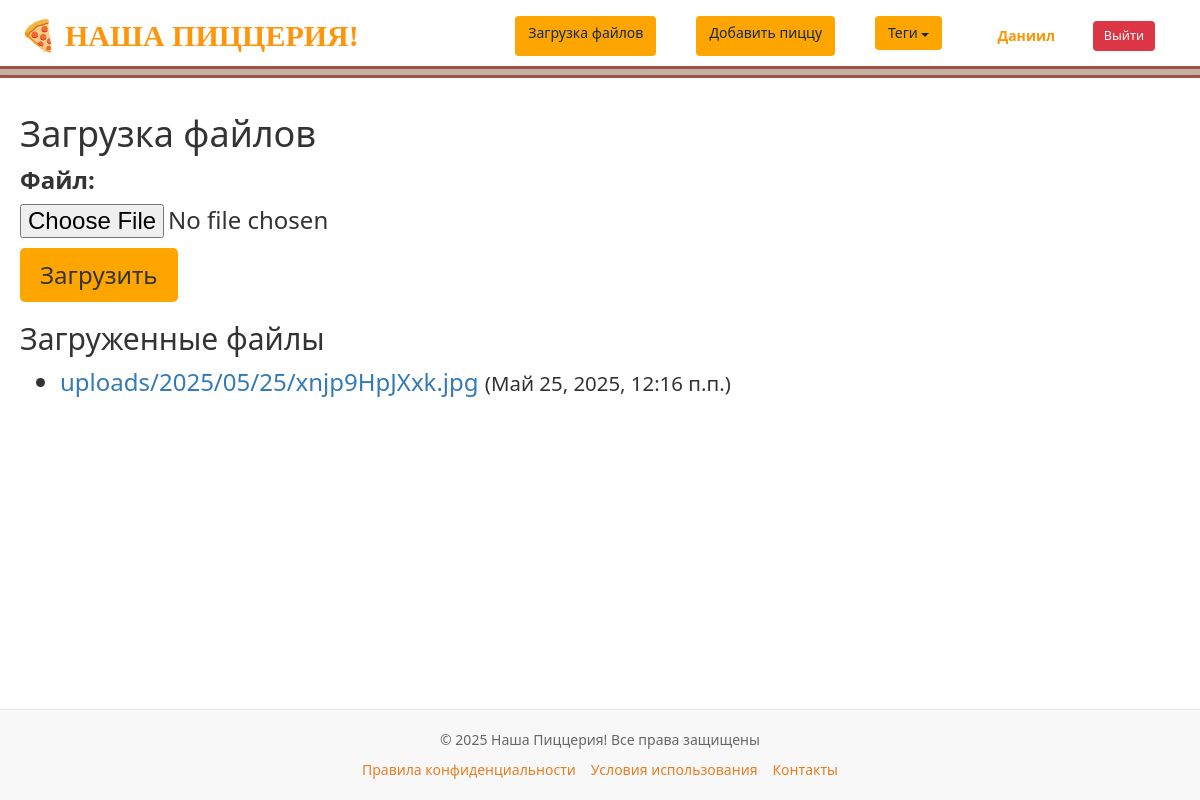
Screenshot of /about/ (signed in) with the database file from the repository.
### users/models.py (models this page shows)
class User(AbstractUser):
    photo = models.ImageField(upload_to="users/%Y/%m/%d/", blank=True, null=True, verbose_name="Фотография")
    date_birth = models.DateTimeField(blank=True, null=True, verbose_name="Дата рождения")

### homepage/models.py (models this page shows, shortened)
class UploadFiles(models.Model):
    file = models.FileField(upload_to='uploads/%Y/%m/%d/', verbose_name="Файл")
    uploaded_at = models.DateTimeField(auto_now_add=True, verbose_name="Дата загрузки")
    class Meta:
        verbose_name = "Загруженный файл"
        verbose_name_plural = "Загруженные файлы"

### homepage/views.py (the view)
# urls.py: path('about/', views.about, name='about'),
@login_required
def about(request):
    if request.method == "POST":
        form = UploadFileForm(request.POST, request.FILES)
        if form.is_valid():
            try:
                upload_dir = os.path.join(settings.MEDIA_ROOT, 'uploads')
                os.makedirs(upload_dir, exist_ok=True)
                fp = UploadFiles(file=request.FILES['file'])
                fp.save()
                messages.success(request, "Файл успешно загружен!")
                return redirect('about')
            except Exception as e:
                messages.error(request, f"Ошибка при загрузке файла: {str(e)}")
        else:
            messages.error(request, "Форма содержит ошибки")
    else:
        form = UploadFileForm()
    files = UploadFiles.objects.all().order_by('-uploaded_at')
    return render(request, 'homepage/homepage/about.html', {
        'title': 'О сайте',
        'form': form,
        'files': files
    })

### homepage/forms.py
class UploadFileForm(forms.Form):
    file = forms.FileField(label="Файл")

### homepage/templatetags/pizza_tags.py (called while the page is built)
@register.inclusion_tag('homepage/list_tags.html')
def show_tags():
    tags = TagPost.objects.all()
    return {'tags': tags}

### templates/homepage/homepage/about.html (shortened to what this page needs)
{% extends 'base.html' %}
{% load static %}
{% block content %}
<h1>Загрузка файлов</h1>
<form method="post" enctype="multipart/form-data">
    {{ form.as_p }}
    <button type="submit">Загрузить</button>
</form>
<h2>Загруженные файлы</h2>
<ul>
    {% for file in files %}
    <li>
        <a href="{{ file.file.url }}" target="_blank">{{ file.file.name }}</a>
        <small>({{ file.uploaded_at }})</small>
    </li>
    {% empty %}
    <li>Нет загруженных файлов</li>
    {% endfor %}
</ul>
{% endblock %}

### templates/base.html (shortened to what this page needs)
{% load pizza_tags %}
{% load static %}
<!DOCTYPE html>
<html lang="ru">
<head>
    <link rel="stylesheet" href="{% static 'css/styles.css' %}">
    <link rel="stylesheet" href="https://maxcdn.bootstrapcdn.com/bootstrap/3.4.1/css/bootstrap.min.css">
</head>
<body>
    <header class="header">
    <div class="header-container">
        <a href="/" class="header-brand" style="text-decoration: none; color: #ff950b; font-family: 'Arial Black';">
            <span style="font-size: 30px;">🍕 НАША ПИЦЦЕРИЯ!</span>
        </a>
        <nav class="header-nav">
            <a href="{% url 'about' %}" class="btn btn-about">Загрузка файлов</a>
                <a href="{% url 'add_page' %}" class="btn btn-addpizza">Добавить пиццу</a>
            <div class="dropdown">
                <a href="#" class="btn btn-tags">Теги <span class="caret"></span></a>
            </div>
<div class="user-auth-section" style="margin-left: auto; display: flex; align-items: center; gap: 10px;">
    {% if user.is_authenticated %}
        <div style="display: flex; align-items: center; background-color: rgba(255,255,255,0.1); padding: 5px 15px; border-radius: 20px;">
            <a href="{% url 'users:profile' %}" class="username" style="color: rgb(255, 149, 0); font-weight: bold; margin-right: 10px; text-decoration: none;">
                {{ user.username }}
            </a>
            <span style="color: rgba(255,255,255,0.5); margin-right: 10px;">|</span>
            <a href="{% url 'users:logout' %}" class="btn btn-logout" style="background-color: #dc3545; color: white; padding: 5px 10px; border-radius: 4px; font-size: 0.9em; text-decoration: none;">
                Выйти
            </a>
        </div>
    {% endif %}
</div>
        </nav>
    </div>
</header>
    <main class="main">
        {% block content %}
        {% endblock %}
    </main>
    <footer class="pizza-footer">
        <div class="footer-content">
            <p class="copyright">© 2025 Наша Пиццерия! Все права защищены</p>
            <div class="footer-links">
                <a href="/privacy" class="footer-link">Правила конфиденциальности</a>
                <a href="/terms" class="footer-link">Условия использования</a>
                <a href="/contacts" class="footer-link">Контакты</a>
            </div>
        </div>
    </footer>
</body>
</html>

### static/css/styles.css (style rules this page uses)
.header { background-color: #e6e0da; padding: 1rem 0; border-bottom: 1px solid #e5e5e5; }
.header::before { content: ""; position: absolute; left: 0; top: 2.75rem; width: 100%; height: .5rem; background-color: #c3b0a5; border-top: .125rem solid #9d5248; border-bottom: .125rem solid #9d5248; }
.header-container { max-width: 1140px; margin: 0 auto; padding: 0 15px; display: flex; justify-content: space-between; align-items: center; }
.header-brand { font-size: 1.0rem; font-weight: 450; color: #212529; text-decoration: none; }
.header-nav { display: flex; gap: 1.5rem; }
.header-nav a { color: #142a40; text-decoration: none; font-weight: 500; transition: color 0.2s; }
.header-nav a { font-family: inherit; }
:root { --primary-orange: #FF8C00; --secondary-orange: #FFA500; --light-orange: #FFD700; }
body { background-color: #FFF8DC; font-family: Arial, sans-serif; }
header { background-color: var(--primary-orange); padding: 1rem; color: white; }
nav a { color: white; margin: 0 10px; text-decoration: none; }
button, .btn { background-color: var(--secondary-orange); color: white; border: none; padding: 10px 20px; cursor: pointer; border-radius: 5px; }

### templates/base.html (style rules this page uses)
html, body { height: 100%; margin: 0; padding: 0; font-size: 24px; font-family: 'Segoe UI', Tahoma, Geneva, Verdana, sans-serif; display: flex; flex-direction: column; }
.header { background-color: #ffffff; box-shadow: 0 2px 4px rgba(0,0,0,0.1); padding: 15px 0; }
.header-container { max-width: 1200px; margin: 0 auto; padding: 0 20px; display: flex; justify-content: space-between; align-items: center; }
.main { flex: 1; padding: 20px; max-width: 1200px; margin: 0 auto; width: 100%; }
.pizza-footer { background-color: #f8f8f8; padding: 20px 0; border-top: 1px solid #e7e7e7; flex-shrink: 0; margin-top: auto; }
.header-brand { color: #e67e22; text-decoration: none; font-weight: bold; font-size: 25px; }
.header-nav { display: flex; gap: 20px; font-size: 14px; }
.dropdown { position: relative; display: inline-block; }
.caret { display: inline-block; width: 0; height: 0; margin-left: 5px; vertical-align: middle; border-top: 4px solid; border-right: 4px solid transparent; border-left: 4px solid transparent; }
.footer-content { max-width: 1000px; margin: 0 auto; padding: 0 15px; text-align: center; }
.copyright { color: #666; font-size: 14px; margin-bottom: 10px; }
.footer-links { display: flex; gap: 15px; justify-content: center; flex-wrap: wrap; }
.footer-link { color: #e67e22; text-decoration: none; font-size: 14px; }

### rows the page displays
User: username "Даниил"
UploadFiles: file.name "uploads/2025/05/25/xnjp9HpJXxk.jpg", uploaded_at "Май 25, 2025, 12:16 п.п."
